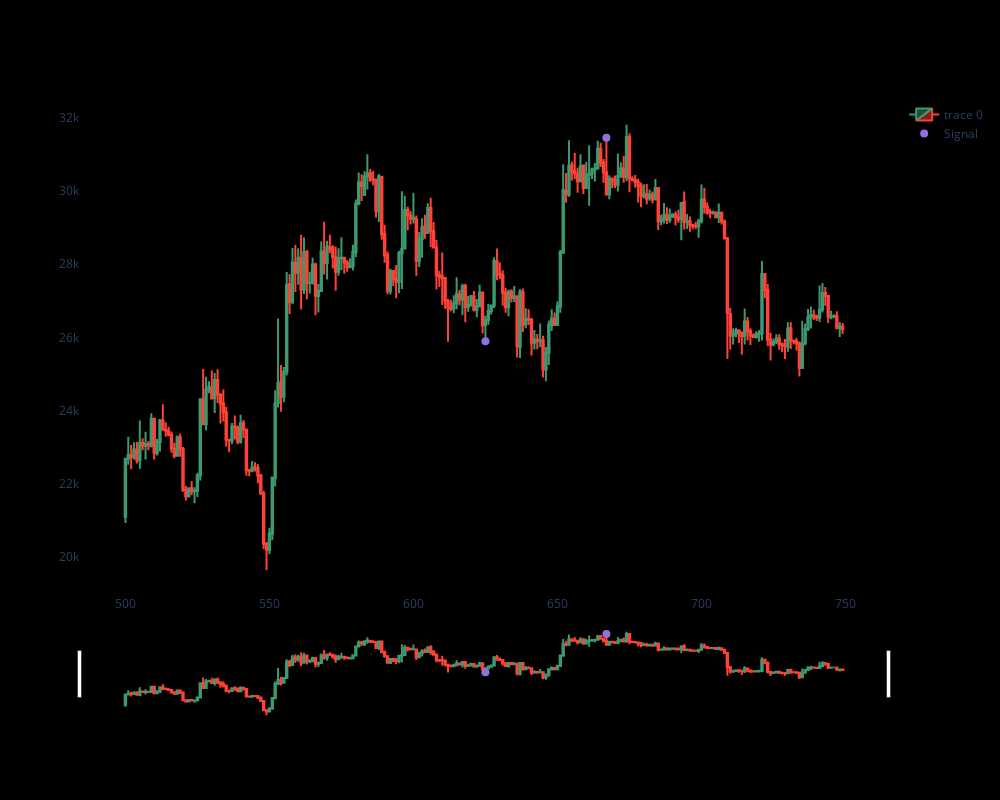

The notebook cell this image was saved under:
### Code cell
data['pointpos'] = data.apply(lambda row: pointpos(row,"signal"), axis=1)
plot_with_signal(data[500:750])

### Figure 1 — Plotly figure (JSON) as saved in the notebook; plotly's stock layout.template omitted (floating-point values rounded to 4 significant figures; data arrays with more than 128 entries replaced by an {"elided": "..."} marker saying what was removed)
{"data": [{"close": {"elided": "250 float values"}, "high": {"elided": "250 float values"}, "low": {"elided": "250 float values"}, "open": {"elided": "250 float values"}, "type": "candlestick", "x": {"elided": "250 int values"}}, {"marker": {"color": "MediumPurple", "size": 8}, "mode": "markers", "name": "Signal", "type": "scatter", "x": {"elided": "250 int values"}, "y": {"elided": "250 float values"}}], "layout": {"autosize": false, "height": 800, "paper_bgcolor": "black", "plot_bgcolor": "black", "width": 1000, "xaxis": {"gridcolor": "black"}, "yaxis": {"gridcolor": "black"}}}
